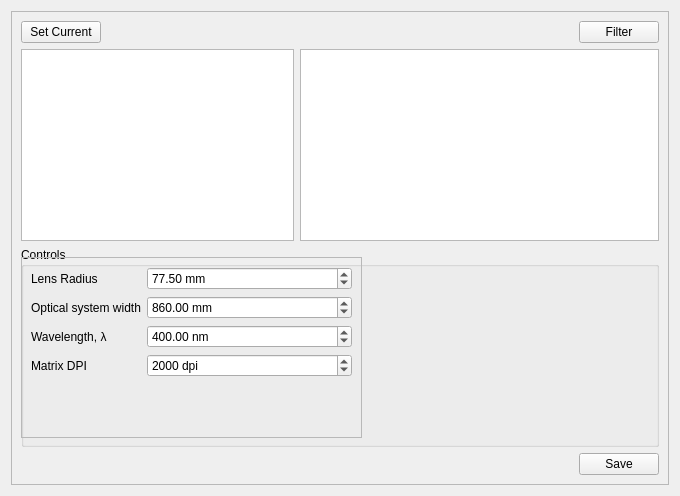
      <widget class="QWidget" name="satelite_image_filter">
       <attribute name="title">
        <string>Satelite image filter</string>
       </attribute>
       <layout class="QGridLayout" name="gridLayout_7">
        <item row="0" column="0">
         <widget class="QFrame" name="frame">
          <property name="frameShape">
           <enum>QFrame::StyledPanel</enum>
          </property>
          <property name="frameShadow">
           <enum>QFrame::Raised</enum>
          </property>
          <layout class="QGridLayout" name="gridLayout_8">
           <item row="0" column="0">
            <widget class="QPushButton" name="filter_set_current_image">
             <property name="sizePolicy">
              <sizepolicy hsizetype="Fixed" vsizetype="Expanding">
               <horstretch>0</horstretch>
               <verstretch>0</verstretch>
              </sizepolicy>
             </property>
             <property name="maximumSize">
              <size>
               <width>16777215</width>
               <height>16777215</height>
              </size>
             </property>
             <property name="text">
              <string>Set Current</string>
             </property>
            </widget>
           </item>
           <item row="0" column="1">
            <spacer name="horizontalSpacer_7">
             <property name="orientation">
              <enum>Qt::Horizontal</enum>
             </property>
             <property name="sizeHint" stdset="0">
              <size>
               <width>290</width>
               <height>20</height>
              </size>
             </property>
            </spacer>
           </item>
           <item row="0" column="2">
            <widget class="QPushButton" name="filter_start">
             <property name="sizePolicy">
              <sizepolicy hsizetype="Fixed" vsizetype="Fixed">
               <horstretch>2</horstretch>
               <verstretch>0</verstretch>
              </sizepolicy>
             </property>
             <property name="text">
              <string>Filter</string>
             </property>
            </widget>
           </item>
           <item row="1" column="0">
            <widget class="previewGraphicsView" name="filter_source_view">
             <property name="sizePolicy">
              <sizepolicy hsizetype="Expanding" vsizetype="Expanding">
               <horstretch>2</horstretch>
               <verstretch>2</verstretch>
              </sizepolicy>
             </property>
             <property name="backgroundBrush">
              <brush brushstyle="SolidPattern">
               <color alpha="255">
                <red>43</red>
                <green>90</green>
                <blue>131</blue>
               </color>
              </brush>
             </property>
            </widget>
           </item>
           <item row="1" column="1" colspan="2">
            <widget class="previewGraphicsView" name="filter_result_view">
             <property name="sizePolicy">
              <sizepolicy hsizetype="Expanding" vsizetype="Expanding">
               <horstretch>2</horstretch>
               <verstretch>2</verstretch>
              </sizepolicy>
             </property>
             <property name="backgroundBrush">
              <brush brushstyle="SolidPattern">
               <color alpha="255">
                <red>43</red>
                <green>90</green>
                <blue>131</blue>
               </color>
              </brush>
             </property>
            </widget>
           </item>
           <item row="2" column="0" colspan="3">
            <widget class="QGroupBox" name="filter_controls">
             <property name="sizePolicy">
              <sizepolicy hsizetype="Preferred" vsizetype="Preferred">
               <horstretch>4</horstretch>
               <verstretch>1</verstretch>
              </sizepolicy>
             </property>
             <property name="minimumSize">
              <size>
               <width>0</width>
               <height>200</height>
              </size>
             </property>
             <property name="title">
              <string>Controls</string>
             </property>
             <widget class="QFrame" name="frame_2">
              <property name="geometry">
               <rect>
                <x>0</x>
                <y>10</y>
                <width>341</width>
                <height>181</height>
               </rect>
              </property>
              <property name="frameShape">
               <enum>QFrame::StyledPanel</enum>
              </property>
              <property name="frameShadow">
               <enum>QFrame::Raised</enum>
              </property>
              <layout class="QFormLayout" name="formLayout">
               <property name="fieldGrowthPolicy">
                <enum>QFormLayout::AllNonFixedFieldsGrow</enum>
               </property>
               <item row="0" column="0">
                <widget class="QLabel" name="label">
                 <property name="text">
                  <string>Lens Radius</string>
                 </property>
                </widget>
               </item>
               <item row="0" column="1">
                <widget class="QDoubleSpinBox" name="filter_lens_radius">
                 <property name="toolTip">
                  <string>Lens radius of satelite optical system</string>
                 </property>
                 <property name="suffix">
                  <string comment="millimeters" extracomment="millimeters"> mm</string>
                 </property>
                 <property name="decimals">
                  <number>2</number>
                 </property>
                 <property name="maximum">
                  <double>999999999.990000009536743</double>
                 </property>
                 <property name="value">
                  <double>77.500000000000000</double>
                 </property>
                </widget>
               </item>
               <item row="1" column="0">
                <widget class="QLabel" name="label_2">
                 <property name="text">
                  <string>Optical system width</string>
                 </property>
                </widget>
               </item>
               <item row="1" column="1">
                <widget class="QDoubleSpinBox" name="filter_os_width">
                 <property name="toolTip">
                  <string>Lenght of satelite optical system</string>
                 </property>
                 <property name="suffix">
                  <string comment="millimeters" extracomment="millimeters"> mm</string>
                 </property>
                 <property name="decimals">
                  <number>2</number>
                 </property>
                 <property name="maximum">
                  <double>999999999.990000009536743</double>
                 </property>
                 <property name="value">
                  <double>860.000000000000000</double>
                 </property>
                </widget>
               </item>
               <item row="2" column="0">
                <widget class="QLabel" name="label_3">
                 <property name="text">
                  <string>Wavelength, λ</string>
                 </property>
                </widget>
               </item>
               <item row="2" column="1">
                <widget class="QDoubleSpinBox" name="filter_wavelength">
                 <property name="toolTip">
                  <string>Average wavelength of measured radiation</string>
                 </property>
                 <property name="prefix">
                  <string/>
                 </property>
                 <property name="suffix">
                  <string comment="nanometers" extracomment="nanometers"> nm</string>
                 </property>
                 <property name="decimals">
                  <number>2</number>
                 </property>
                 <property name="maximum">
                  <double>999999999.990000009536743</double>
                 </property>
                 <property name="value">
                  <double>400.000000000000000</double>
                 </property>
                </widget>
               </item>
               <item row="3" column="0">
                <widget class="QLabel" name="dpi_label">
                 <property name="text">
                  <string>Matrix DPI</string>
                 </property>
                </widget>
               </item>
               <item row="3" column="1">
                <widget class="QDoubleSpinBox" name="matrix_dpi">
                 <property name="toolTip">
                  <string>DPI of detertor matrix</string>
                 </property>
                 <property name="suffix">
                  <string comment="millimeters" extracomment="millimeters"> dpi</string>
                 </property>
                 <property name="decimals">
                  <number>0</number>
                 </property>
                 <property name="maximum">
                  <double>1000000000.000000000000000</double>
                 </property>
                 <property name="singleStep">
                  <double>100.000000000000000</double>
                 </property>
                 <property name="value">
                  <double>2000.000000000000000</double>
                 </property>
                </widget>
               </item>
              </layout>
             </widget>
            </widget>
           </item>
           <item row="3" column="0">
            <spacer name="horizontalSpacer_5">
             <property name="orientation">
              <enum>Qt::Horizontal</enum>
             </property>
             <property name="sizeHint" stdset="0">
              <size>
               <width>40</width>
               <height>20</height>
              </size>
             </property>
            </spacer>
           </item>
           <item row="3" column="2">
            <widget class="QPushButton" name="filter_save">
             <property name="sizePolicy">
              <sizepolicy hsizetype="Fixed" vsizetype="Preferred">
               <horstretch>0</horstretch>
               <verstretch>0</verstretch>
              </sizepolicy>
             </property>
             <property name="text">
              <string>Save</string>
             </property>
            </widget>
           </item>
          </layout>
         </widget>
        </item>
       </layout>
      </widget>
